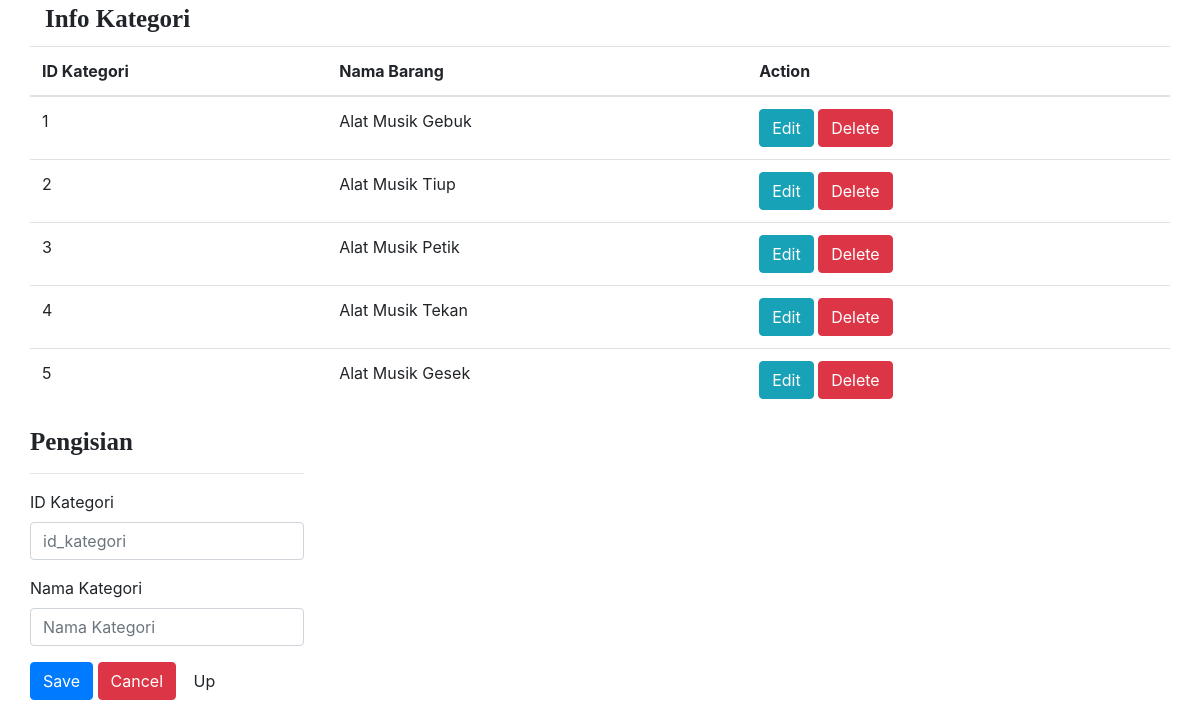
/BS3/PBP/crudkategori2.php, run on the app's committed database.
### tables this page shows
CREATE TABLE `kategori` (
  `id_kategori` int(11) NOT NULL,
  `nama` char(50) DEFAULT '0'
);

### BS3/PBP/proccess2.php (called while the page is built, shortened)
<?php
    $id_kategori = '';
    $nama = '';
    $update = false;
?>

### BS3/PBP/crudkategori2.php (the view, shortened to what this page needs)
<!DOCTYPE html>
<html>
<head>
	<link rel="stylesheet" href="https://stackpath.bootstrapcdn.com/bootstrap/4.3.1/css/bootstrap.min.css">
</head>
<body>
	<?php require_once'proccess2.php'; ?>
	<div class="container">
	<div>
		<label id="t1" style="font-size: 25px;font-family:Times New Roman;" ><b>Info Kategori</b></label>
	</div>
	<?php
		$con = mysqli_connect('localhost', 'root', '', 'pbp_uts');
		$query = "SELECT * FROM kategori";
		$result = mysqli_query($con,$query);
	?>
	<div class="row justify-content-left">
		<table class="table">
			<thead>
				<tr>
					<th>ID Kategori</th>
					<th>Nama Barang</th>
					<th colspan="2">Action</th>
				</tr>
			</thead>
			<?php
				while($row = $result->fetch_assoc()):
			?>
			<tr>
				<td><?php echo $row['id_kategori'];?></td>
				<td><?php echo $row['nama'];?></td>
				<td>
					<a href="crudkategori2.php?edit= <?php echo $row['id_kategori']?>#f1" class="btn btn-info" >Edit</a>
					<a href="proccess2.php?delete=<?php echo $row['id_kategori']?>" class="btn btn-danger">Delete</a>
				</td>
			</tr>
			<?php endwhile; ?>
		</table>
	</div>
	<div class="row justify-content-left">
		<form action="proccess2.php" method="POST">
			<h5 id="f1" style="font-size: 25px; font-family: Times New Roman;"><b>Pengisian</b></h5>
			<hr>
			<div class="form-group">
				<label>ID Kategori</label>
				<input type="text" name="id_kategori" class="form-control"
				value="<?php echo $id_kategori;?>" placeholder="id_kategori">
			</div>
			<div class="form-group">
				<label>Nama Kategori</label>
				<input type="text" name="nama" class="form-control"
				value="<?php echo $nama;?>" placeholder="Nama Kategori">
			</div>
			<div class="form-group">
				<?php
					if($update == true):
				?>
				<button type="submit" class="btn btn-info" name="update">Update</button>
				<?php else:?>
				<button type="submit" class="btn btn-primary" name="save">Save</button>
				<?php endif?>
				<a href="../table.php" class="btn btn-danger">Cancel</a>
				<a href="#t1"  class="btn btn-default">Up</a>
			</div>
		</form>
	</div>
	</div>
</body>
</html>

### data on the page
kategori: id_kategori "1", nama "Alat Musik Gebuk"
kategori: id_kategori "2", nama "Alat Musik Tiup"
kategori: id_kategori "3", nama "Alat Musik Petik"
kategori: id_kategori "4", nama "Alat Musik Tekan"
kategori: id_kategori "5", nama "Alat Musik Gesek"
